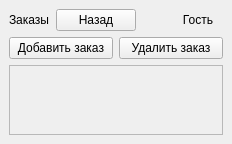
<?xml version="1.0" encoding="UTF-8"?>
<!-- orders_list.ui -->
<ui version="4.0">
 <class>OrderListWindow</class>
 <widget class="QMainWindow" name="OrderListWindow">
  <property name="windowTitle"><string>Заказы</string></property>
  <property name="windowModality">
   <enum>Qt::WindowModality::WindowModal</enum>
  </property>
  <widget class="QWidget" name="centralwidget">
   <layout class="QVBoxLayout" name="verticalLayout">
    <item>
     <layout class="QHBoxLayout" name="head">
      <item><widget class="QLabel" name="lbl_title"><property name="text"><string>Заказы</string></property><property name="wordWrap"><bool>true</bool></property></widget></item>
      <item><widget class="QPushButton" name="btn_back"><property name="text"><string>Назад</string></property></widget></item>
      <item><spacer name="horizontalSpacer"><property name="orientation"><enum>Qt::Horizontal</enum></property><property name="sizeHint"><size><width>40</width><height>20</height></size></property></spacer></item>
      <item><widget class="QLabel" name="lbl_role"><property name="text"><string>Гость</string></property><property name="alignment"><set>Qt::AlignmentFlag::AlignRight|Qt::AlignmentFlag::AlignVCenter</set></property><property name="wordWrap"><bool>true</bool></property></widget></item>
      <item><widget class="QLabel" name="lbl_user"><property name="text"><string> </string></property><property name="alignment"><set>Qt::AlignmentFlag::AlignRight|Qt::AlignmentFlag::AlignVCenter</set></property><property name="wordWrap"><bool>true</bool></property></widget></item>
     </layout>
    </item>
    <item>
     <layout class="QHBoxLayout" name="row_buttons">
      <item><widget class="QPushButton" name="btn_add"><property name="text"><string>Добавить заказ</string></property></widget></item>
      <item><widget class="QPushButton" name="btn_del"><property name="text"><string>Удалить заказ</string></property></widget></item>
     </layout>
    </item>
    <item>
     <widget class="QScrollArea" name="orders_scroll">
      <property name="horizontalScrollBarPolicy"><enum>Qt::ScrollBarPolicy::ScrollBarAlwaysOff</enum></property>
      <property name="widgetResizable"><bool>true</bool></property>
      <widget class="QWidget" name="orders_scroll_contents">
       <layout class="QVBoxLayout" name="orders_cards_layout">
        <property name="spacing"><number>8</number></property>
        <item>
         <spacer name="orders_vertical_spacer">
          <property name="orientation"><enum>Qt::Orientation::Vertical</enum></property>
          <property name="sizeHint" stdset="0"><size><width>20</width><height>40</height></size></property>
         </spacer>
        </item>
       </layout>
      </widget>
     </widget>
    </item>
   </layout>
  </widget>
 </widget>
 <resources/><connections/>
</ui>
